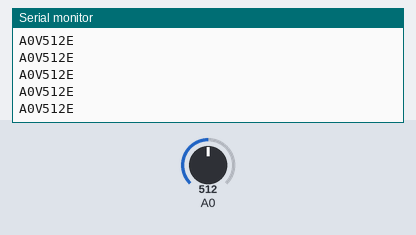
Recording of a sketch running on a simulated Arduino Uno, built with avr-gcc and run on an emulated ATmega328P. On the bench: the last lines printed to the serial monitor. The test bench sets the inputs (shaded band); at power-on: A0 = 512.

Above: at 1.2 s.
1.3 s: A0 set to 109
At 1.9 s:
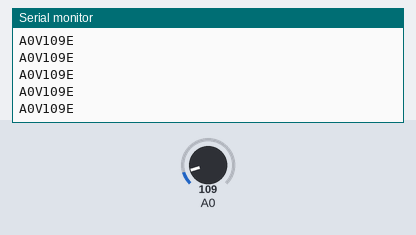
2.8 s: A0 set to 89
At 3.9 s:
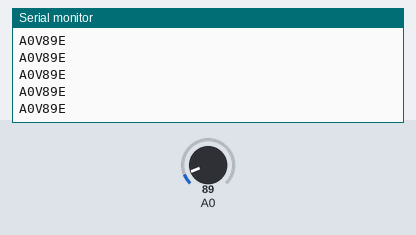
5.8 s: A0 set to 11
At 6.3 s:
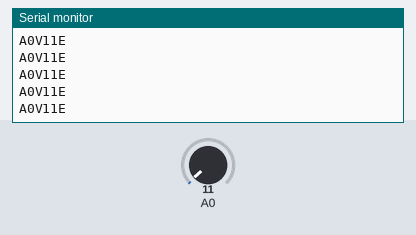
7.3 s: A0 set to 8
At 8.2 s:
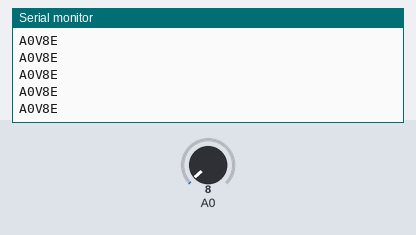
Timing chart, 0 to 8.8 s (numbered marks = the images above; inputs shaded):
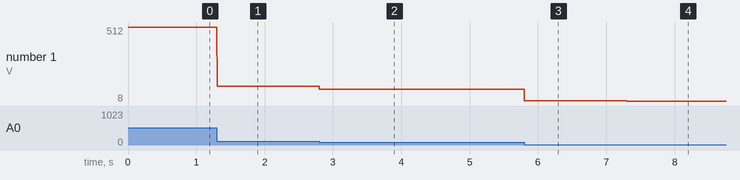

The sketch:

arduino_in_browser_tester.ino
```cpp
void setup() {
 //Connection speed must be same as app.
 Serial.begin(57600);
}

void loop() {
	involtSend(0, analogRead(A0));
	delay(2);
}

/*
  INVOLT FUNCTIONS
  ------------------------------------------------------
  involtSend - send int to app.
  ------------------------------------------------------
*/

void involtSend(int pinNumber, int sendValue){
  Serial.print('A');
  Serial.print(pinNumber);
  Serial.print('V');
  Serial.print(sendValue);
  Serial.println('E');
  Serial.flush();
};
```

Measured:
- after the input at 1.3 s, the serial monitor: prints a new line at once (image 1)
- after the input at 2.8 s, the serial monitor: prints a new line at once (image 2)
- after the input at 5.8 s, the serial monitor: prints a new line at once (image 3)
- after the input at 7.3 s, the serial monitor: prints a new line at once (image 4)
- plotted number 1: 512 → 109 after the input at 1.3 s, 109 → 89 after the input at 2.8 s, 89 → 11 after the input at 5.8 s, 11 → 8 after the input at 7.3 s
